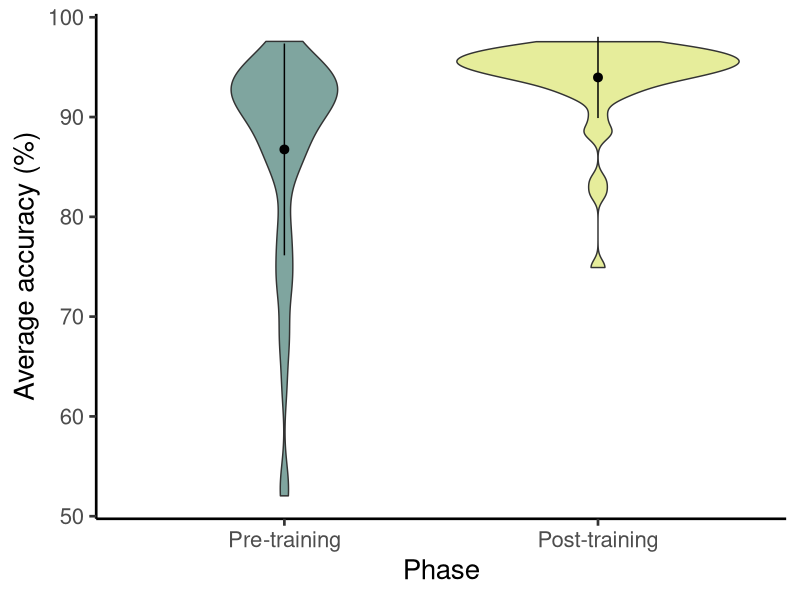
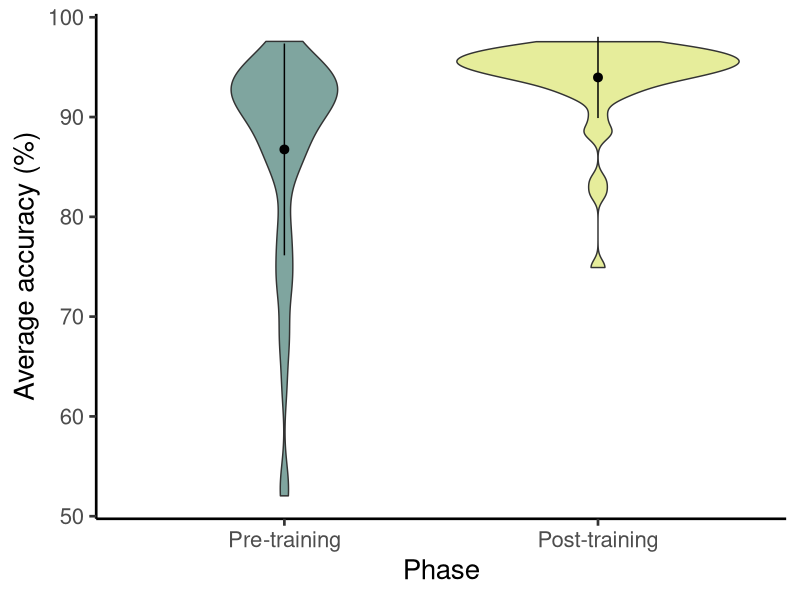

Recreate these plots in R, in order. (Note: this script raises an error after producing the figures.)
## ---- chunk 1
library(tidyverse)
library(readr)

#Pre-post training analysis

pre_post_data <- read_csv("pre_post_training.csv", 
    col_types = cols(UserID = col_character()))

View(pre_post_data)

#First check n=52
length(unique(pre_post_data$UserID))
## ---- chunk 2
#function for data summary point + bars in violin plot
data_summary <- function(x){
   m <- mean(x)
   ymin <- m-sd(x)
   ymax <- m+sd(x)
   return(c(y=m,ymin=ymin,ymax=ymax))}


#visualise data with a violinplot
pre_post_data %>% mutate(Phase = fct_relevel(Phase, "Pre-training", "Training", "Post-training")) %>% filter(!Phase == "Training") %>% 
  ggplot(aes(Phase, Accuracy, fill = Phase)) + geom_violin(position="dodge", alpha = .5) + theme_classic(base_size = 20) + ylab("Average accuracy (%)") + theme(legend.position ="none")+
  scale_fill_manual(values=c("#004D40", "#CDDC39"))+ stat_summary(fun.data=data_summary)

ggsave("pre_post_training.png", width = 5, height = 6)
## ---- chunk 3
#get summary stats of data
summary<-pre_post_data %>%
group_by(Phase) %>%
get_summary_stats(Accuracy, type = "mean_sd")
data.frame(summary)

## ---- chunk 4
#log transform response variable
pre_post_data <- pre_post_data %>%
 mutate(LogAccuracy = log(Accuracy))

#conduct paired samples t-test
model1 <-pre_post_data %>% filter(!Phase == "Training") %>% 
pairwise_t_test( LogAccuracy~Phase,paired=TRUE, p.adjust.method = "bonferroni" ) 
data.frame(model1)

## ---- chunk 5
#read in data
Accuracy_retention <- read_csv("Accuracy_retention.csv")

#First check n=11
length(unique(Accuracy_retention$User))

## ---- chunk 6
#filter out training interval and relevel factors
Accuracy_retention <-Accuracy_retention  %>% filter(!Interval == "Training") %>% 
mutate(Interval = fct_relevel(Interval,"Immediately after","1 hour","1 day","1 week","1 month","3 months"))

#visualise data with a boxplot
Accuracy_retention %>%
  ggplot(aes(Interval, Accuracy, fill = Interval)) + geom_violin(position="dodge", alpha = .5) + theme_classic(base_size = 20) + ylab("Average accuracy (%)")+ xlab("Time since initial training") + theme(legend.position ="none")+ stat_summary(fun.data=data_summary)+
  scale_fill_manual(values=c("#004D40", "#CDDC39","#CDDC39","#CDDC39","#CDDC39","#CDDC39")) + scale_x_discrete(labels = wrap_format(10))

ggsave("accuracy retention.png", width = 7.25, height = 4)
## ---- chunk 7
#get summary stats of data
summ<-Accuracy_retention%>%
group_by(Interval) %>%
get_summary_stats(Accuracy, type = "mean_sd")
data.frame(summ)
## ---- chunk 8
#log transform response variable
Accuracy_retention <- Accuracy_retention %>%
 mutate(LogAccuracy = log(Accuracy))

# Compute the analysis of variance
my_aov <- aov(LogAccuracy ~ Interval, data = Accuracy_retention)
# Summary of the analysis
summary(my_aov)

#None of the intervals after training are significantly different to each other!
#Tukey test shows how similar the multiple pairwise comparisons are!

TukeyHSD(my_aov)

## ---- chunk 9
#read in data
library(readr)
ZAX <- read_csv("ZAX_completion_data.csv")

#Calculate 90% quantile for number of images
quantile(ZAX$Image, .9)
## ---- chunk 10
#Number of images density plot
image<- 
  ZAX %>% 
ggplot(aes(x=ZAX$Image)) + 
  geom_density(alpha=.2,fill="#66BB6A")+
  theme_classic(base_size = 15) + labs(x="Number of training images", y="Proportion of participants") +
   geom_vline(aes(xintercept=mean(ZAX$Image)), color="black", linetype="solid", size=1)+
  geom_vline(aes(xintercept=quantile(ZAX$Image,.9)),color="black",linetype="dashed", size=1)

image
## ---- chunk 11
#Calculate 90% quantile for time to complete training
quantile(ZAX$`Decimal min`,.9)
## ---- chunk 12

#Time to complete training density plot
time<- 
  ZAX %>% 
ggplot(aes(x=ZAX$`Decimal min`)) + 
  geom_density(alpha=.2,fill="#66BB6A")+
  theme_classic(base_size = 15) + labs(x="Time to complete training (minutes)", y="Proportion of participants") +
   geom_vline(aes(xintercept=mean(ZAX$`Decimal min`)), color="black", linetype="solid", size=1)+
  geom_vline(aes(xintercept=quantile(ZAX$`Decimal min`,.90)),color="black",linetype="dashed", size=1)

time
## ---- chunk 13
#now combine our density plots!

library(ggpubr)
ggarrange(time, image, ncol = 1, nrow = 2, labels = c("A", "B"))

ggsave("density.png", width = 5.5, height = 7)
